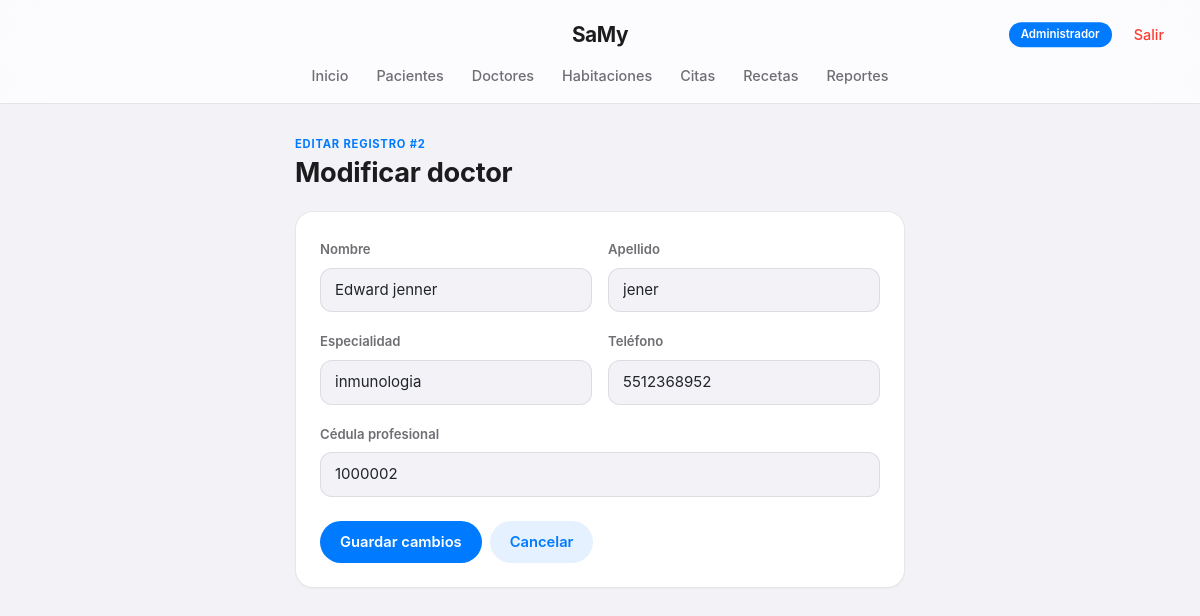
/doctores/editar.php?id=2 (signed in), run on the app's committed database.
### tables this page shows
CREATE TABLE `doctores` (
  `id_doctor` int(11) NOT NULL,
  `nombre` varchar(60) NOT NULL,
  `apellido` varchar(60) NOT NULL,
  `especialidad` varchar(60) DEFAULT NULL,
  `telefono` varchar(15) DEFAULT NULL,
  `cedula_prof` varchar(20) DEFAULT NULL
);

### doctores/editar.php (the view, shortened to what this page needs)
<?php
require '../config.php';
$id = (int) ($_GET['id'] ?? 0);
$stmt = $conn->prepare("SELECT * FROM doctores WHERE id_doctor = ?");
$stmt->bind_param("i", $id);
$stmt->execute();
$resultado = $stmt->get_result();
$d = $resultado->fetch_assoc();
?>
<!DOCTYPE html>
<html lang="es">
<head>
  <link href="https://cdn.jsdelivr.net/npm/bootstrap@5.3.3/dist/css/bootstrap.min.css" rel="stylesheet">
  <link rel="stylesheet" href="../css/style.css">
</head>
<body>
  <?php include '../includes/nav.php'; ?>
  <div class="page-wrap" style="max-width:650px">
    <div class="eyebrow">Editar registro #<?= $d['id_doctor'] ?></div>
    <h1 class="page-title">Modificar doctor</h1>
    <div class="tarjeta">
      <form action="actualizar.php" method="POST">
        <div class="row g-3">
          <div class="col-md-6"><label class="form-label small fw-semibold">Nombre</label>
            <input type="text" name="nombre" class="form-control" value="<?= htmlspecialchars($d['nombre']) ?>" required></div>
          <div class="col-md-6"><label class="form-label small fw-semibold">Apellido</label>
            <input type="text" name="apellido" class="form-control" value="<?= htmlspecialchars($d['apellido']) ?>" required></div>
          <div class="col-md-6"><label class="form-label small fw-semibold">Especialidad</label>
            <input type="text" name="especialidad" class="form-control" value="<?= htmlspecialchars($d['especialidad']) ?>"></div>
          <div class="col-md-6"><label class="form-label small fw-semibold">Teléfono</label>
            <input type="text" name="telefono" class="form-control" value="<?= htmlspecialchars($d['telefono']) ?>"></div>
          <div class="col-12"><label class="form-label small fw-semibold">Cédula profesional</label>
            <input type="text" name="cedula_prof" class="form-control" value="<?= htmlspecialchars($d['cedula_prof']) ?>"></div>
        </div>
        <div class="mt-4 d-flex gap-2">
          <button type="submit" class="btn btn-samy">Guardar cambios</button>
          <a href="listar.php" class="btn btn-samy-outline">Cancelar</a>
        </div>
      </form>
    </div>
  </div>
</body>
</html>

### css/style.css (style rules this page uses)
:root { --ios-blue: #007AFF; --ios-blue-dark: #0062CC; --ios-green: #34C759; --ios-red: #FF3B30; --ios-orange: #FF9500; --ios-gray-bg: #F2F2F7; --ios-card: rgba(255,255,255,0.9); --ios-text: #1C1C1E; --ios-text-soft: #6E6E73; --ios-line: rgba(60,60,67,0.12); --ios-radius: 18px; --ios-radius-sm: 12px; }
* { -webkit-tap-highlight-color: transparent; }
body { font-family: -apple-system, BlinkMacSystemFont, "SF Pro Text", "Segoe UI", Roboto, Helvetica, Arial, sans-serif; background: var(--ios-gray-bg); color: var(--ios-text); -webkit-font-smoothing: antialiased; }
h1, h2, h3, .navbar-brand { font-family: -apple-system, BlinkMacSystemFont, "SF Pro Display", sans-serif; letter-spacing: -0.01em; }
.page-wrap { max-width: 1080px; margin: 0 auto; padding: 32px 20px 90px; }
.eyebrow { text-transform: uppercase; letter-spacing: 0.8px; font-size: 0.7rem; color: var(--ios-blue); font-weight: 700; }
h1.page-title { font-size: 1.7rem; font-weight: 700; margin: 4px 0 22px; color: var(--ios-text); }
.tarjeta { background: #fff; border: 1px solid var(--ios-line); border-radius: var(--ios-radius); padding: 24px; box-shadow: 0 1px 2px rgba(0,0,0,0.04); transition: transform .15s ease, box-shadow .15s ease; }
.btn-samy, .btn-samy-outline { border: none; font-weight: 600; padding: 10px 20px; border-radius: 980px; font-size: 0.92rem; transition: transform .1s ease, opacity .15s ease; }
.btn-samy { background: var(--ios-blue); color: #fff; }
.btn-samy-outline { background: rgba(0,122,255,0.1); color: var(--ios-blue); }
.form-control, .form-select { border-radius: var(--ios-radius-sm); border: 1px solid var(--ios-line); padding: 10px 14px; background: var(--ios-gray-bg); font-size: 0.94rem; }
.form-label { font-size: 0.82rem; font-weight: 600; color: var(--ios-text-soft); }
.page-wrap { animation: fadeIn .3s ease both; }
.page-title, .eyebrow { animation: fadeInUp .35s ease both; }
.tarjeta { animation: fadeInUp .4s ease both; }
.btn-samy, .btn-samy-outline, .mini-accion { transition: transform .12s cubic-bezier(.34,1.56,.64,1), background .15s ease, opacity .15s ease; }

### data on the page
doctores: id_doctor "2", nombre "Edward jenner", apellido "jener", especialidad "inmunologia", telefono "5512368952", cedula_prof "1000002"

### other printed values
$rolActual "Administrador"
